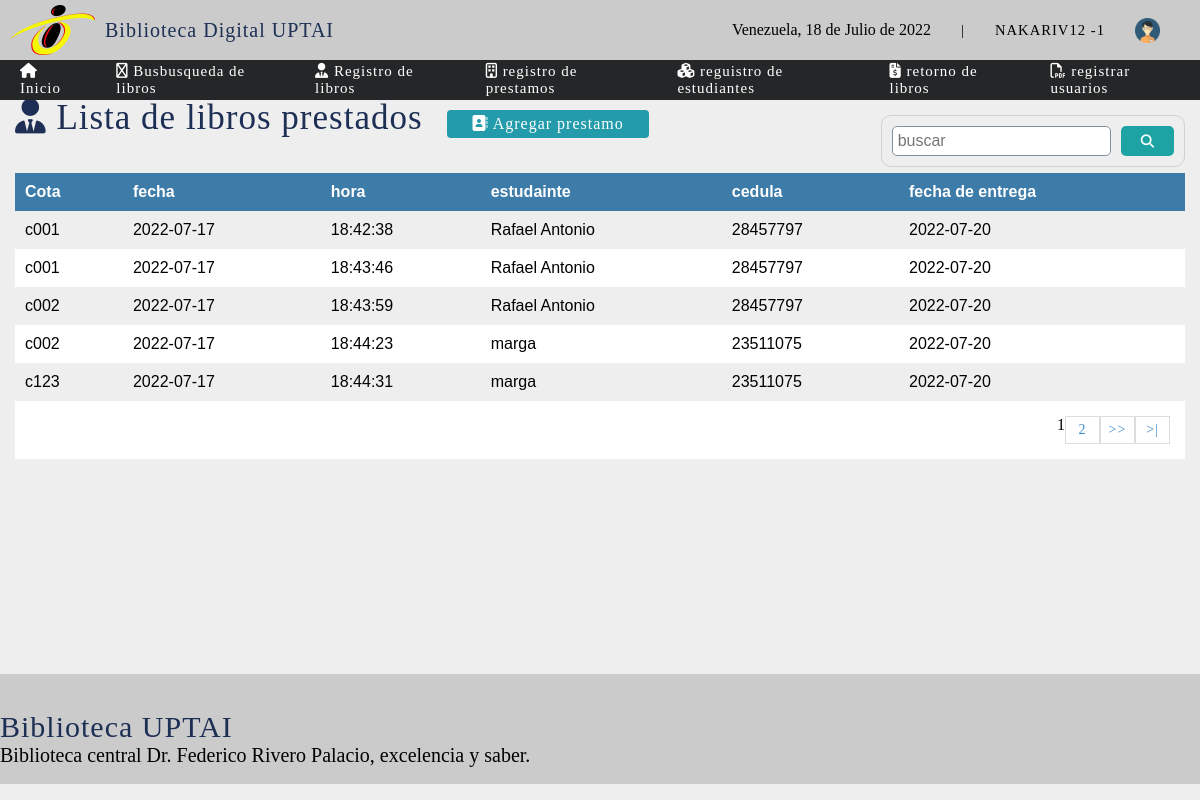
The app's page /sistema/lista_retiroLibro.php (signed in) with its own data.
### tables this page shows
CREATE TABLE `retiro_libros` (
  `id` int(4) NOT NULL,
  `cota` varchar(15) NOT NULL,
  `fecha_retiro` date NOT NULL,
  `hora_retiro` time NOT NULL,
  `id_estudiante_rl` int(11) NOT NULL,
  `nombre` varchar(50) NOT NULL,
  `cedula` int(10) DEFAULT NULL,
  `status` int(2) NOT NULL DEFAULT 1,
  `id_userCreador` int(11) DEFAULT NULL,
  `id_userDeleted` int(11) DEFAULT NULL,
  `fecha_entrega` date DEFAULT NULL
);

### sistema/lista_retiroLibro.php (the view, shortened to what this page needs)
<?php
	include "../conexion.php";
?>
<!DOCTYPE html>
<html lang="en">
<head>
	<?php include "vista/includes/scripts.php";?>
</head>
<body>
<?php include "vista/includes/header.php"; ?>
<section id="container">
		<h1> <i class="fas fa-user-tie"></i> Lista de libros prestados</h1>
		<a href="lista_libros.php" class="btn_new"><i class="fas fa-address-book"></i> Agregar  prestamo</a>
		<form action="buscar_libro.php" method="get" class="form_search">
			<input type="text" name="busqueda" id="busqueda" placeholder="buscar">
			<button type="submit" class="btn_search"><i class="fas fa-search"></i></button>
		</form>
		<table>
			<tr>
				<th>Cota</th>
				<th>fecha</th>
				<th>hora</th>
				<th>estudainte</th>
                <th>cedula</th>
				<th>fecha de entrega</th>
			</tr>
			<?php
				$sql_register =  mysqli_query($conection, "SELECT count(*)  as total_registro FROM retiro_libros WHERE status = 1");
				$result_register = mysqli_fetch_array($sql_register);
				$total_registro = $result_register['total_registro'];
				$por_pagina = 5;
				if(empty($_GET['pagina']))
				{
					$pagina = 1;
				}else{
					$pagina = $_GET['pagina'];
				}
				$desde = ($pagina-1) * $por_pagina;
				$total_paginas = ceil($total_registro / $por_pagina);
				$query =  mysqli_query($conection,"SELECT * FROM retiro_libros  WHERE status = 1
				ORDER BY id ASC
				LIMIT $desde, $por_pagina");
				$result = mysqli_num_rows($query);
				if($result > 0){
					while ($data = mysqli_fetch_array($query)) {
 			?>
			<tr>
				<td><?php echo $data["cota"] ;?></td>
				<td><?php echo $data["fecha_retiro"] ;?></td>
				<td><?php echo $data["hora_retiro"] ;?></td>
				<td><?php echo $data["nombre"] ;?></td>
				<td><?php echo $data["cedula"] ;?></td>
				<td><?php echo $data["fecha_entrega"] ;?></td>
			</tr>
			<?php
				}
			}
			?>
		</table>
		<div class="paginador">
			<ul>
			<?php
				for($i = 1; $i <= $total_paginas; $i++){
					if($i == $pagina){
						echo '<li class"pageSelected"> '. $i.'</li>';
					}else{
						echo '<li><a href="?pagina='.$i.'"> '. $i.'</a></li>';
					}
				}
				if ($pagina != $total_paginas) {
  			?>
				<li><a href="?pagina=<?php echo $pagina + 1; ?>"> >> </a></li>
				<li><a href="?pagina=<?php echo $total_paginas; ?>"> >| </a></li>
				<?php
				  } ?>
			</ul>
		</div>
	</section>
<?php include "vista/includes/footer.php";?>
</body>
</html>

### sistema/vista/css/estilos1.css (style rules this page uses)
* { margin: 0; padding: 0; box-sizing: border-box; }
body { margin: 0; background: #EEEEEE; }
a { text-decoration: none; font-family: 'Piazzolla'; letter-spacing: 1px; }
h1, h2, h3, h4, h5, h6 { font-family: 'Piazzolla'; font-weight: normal; letter-spacing: 1px; color: #1D2F54;; }
h1 { font-size: 26px; }
#container { padding: 90px 15px 15px; }
form { background: #fff; margin: auto; padding: 20px 50px; border: 1px solid #d1d1d1; }
input,select { display: block; width: 100%; font-size: 12pt; padding: 5px; border: 1px solid #85929c; border-radius: 5px; }
#container h1 { font-size: 35px; display: inline-block; }
.btn_new { display: inline-block; background: #239baa; color: #fff; padding: 5px 25px; border-radius: 4px; margin: 20px; }
table { margin-top: 15px; border-collapse: collapse; font-size: 12pt; font-family: 'arial'; width: 100%; }
table th { text-align: left; padding: 10px; background: #3d7ba8; color: #fff; }
table tr:nth-child(odd) { background: #fff; border: 2px; }
table td { padding: 10px; }
.paginador ul { padding: 15px; list-style: none; background: #fff; display: -webkit-flex; display: -moz-flex; display: -ms-flex; display: -o-flex; display: flex; justify-content: flex-end; }
.paginador a, .pageSelected { color: #428bca; border: 1px solid #ddd; padding: 5px; display: inline-block; font-size: 14px; text-align: center; width: 35px; }
.form_search { margin-top: 25px; display: -webkit-flex; display: -moz-flex; display: -ms-flex; display: -o-flex; display: flex; float: right; background: initial; padding: 10px; border-radius: 10px; }
.form_search .btn_search { background: #1da3a3; color: #fff; padding: 0 20px; border: 0; cursor: pointer; margin-left: 10px; }
.form_search button { border-radius: 5px; }

### records on screen
retiro_libros: cota "c001", fecha_retiro "2022-07-17", hora_retiro "18:42:38", nombre "Rafael Antonio", cedula "28457797", fecha_entrega "2022-07-20"
retiro_libros: cota "c001", fecha_retiro "2022-07-17", hora_retiro "18:43:46", nombre "Rafael Antonio", cedula "28457797", fecha_entrega "2022-07-20"
retiro_libros: cota "c002", fecha_retiro "2022-07-17", hora_retiro "18:43:59", nombre "Rafael Antonio", cedula "28457797", fecha_entrega "2022-07-20"
retiro_libros: cota "c002", fecha_retiro "2022-07-17", hora_retiro "18:44:23", nombre "marga", cedula "23511075", fecha_entrega "2022-07-20"
retiro_libros: cota "c123", fecha_retiro "2022-07-17", hora_retiro "18:44:31", nombre "marga", cedula "23511075", fecha_entrega "2022-07-20"

### other values on screen
fechaC() "18 de Julio de 2022"
$_SESSION['user'] "NAKARIV12"
$_SESSION['rol'] "1"
